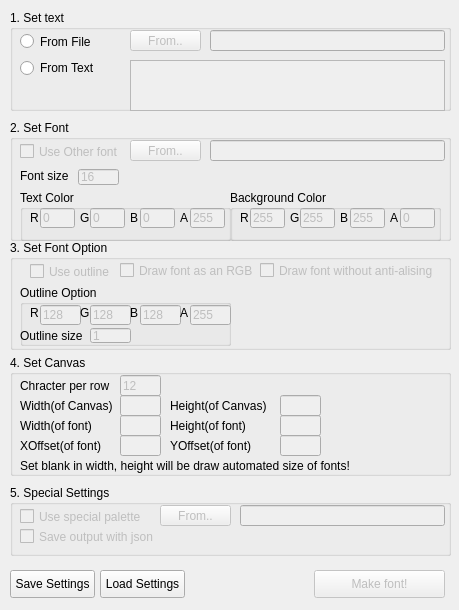
<?xml version="1.0" encoding="UTF-8"?>
<ui version="4.0">
 <class>Drawfontimage</class>
 <widget class="QDialog" name="Drawfontimage">
  <property name="geometry">
   <rect>
    <x>0</x>
    <y>0</y>
    <width>459</width>
    <height>610</height>
   </rect>
  </property>
  <property name="windowTitle">
   <string>Drawfontimage</string>
  </property>
  <widget class="QGroupBox" name="groupBox">
   <property name="geometry">
    <rect>
     <x>10</x>
     <y>10</y>
     <width>441</width>
     <height>101</height>
    </rect>
   </property>
   <property name="title">
    <string>1. Set text</string>
   </property>
   <widget class="QRadioButton" name="rad_fromfile">
    <property name="geometry">
     <rect>
      <x>10</x>
      <y>20</y>
      <width>102</width>
      <height>23</height>
     </rect>
    </property>
    <property name="text">
     <string>From File</string>
    </property>
   </widget>
   <widget class="QRadioButton" name="rad_fromtext">
    <property name="geometry">
     <rect>
      <x>10</x>
      <y>50</y>
      <width>81</width>
      <height>16</height>
     </rect>
    </property>
    <property name="text">
     <string>From Text</string>
    </property>
   </widget>
   <widget class="QPushButton" name="btn_fromfile">
    <property name="enabled">
     <bool>false</bool>
    </property>
    <property name="geometry">
     <rect>
      <x>120</x>
      <y>20</y>
      <width>71</width>
      <height>21</height>
     </rect>
    </property>
    <property name="toolTip">
     <string>&lt;html&gt;&lt;head/&gt;&lt;body&gt;&lt;p&gt;Please select a text file. Support ANY encoding.&lt;/p&gt;&lt;/body&gt;&lt;/html&gt;</string>
    </property>
    <property name="text">
     <string>From..</string>
    </property>
   </widget>
   <widget class="QTextEdit" name="edit_fromtext">
    <property name="enabled">
     <bool>false</bool>
    </property>
    <property name="geometry">
     <rect>
      <x>120</x>
      <y>50</y>
      <width>315</width>
      <height>51</height>
     </rect>
    </property>
    <property name="toolTip">
     <string>&lt;html&gt;&lt;head/&gt;&lt;body&gt;&lt;p&gt;You can type any characters. Each characters will draw onto canvas&lt;/p&gt;&lt;/body&gt;&lt;/html&gt;</string>
    </property>
   </widget>
   <widget class="QLineEdit" name="line_fromfile">
    <property name="enabled">
     <bool>false</bool>
    </property>
    <property name="geometry">
     <rect>
      <x>200</x>
      <y>20</y>
      <width>235</width>
      <height>21</height>
     </rect>
    </property>
    <property name="readOnly">
     <bool>true</bool>
    </property>
   </widget>
  </widget>
  <widget class="QGroupBox" name="groupBox_2">
   <property name="geometry">
    <rect>
     <x>10</x>
     <y>120</y>
     <width>441</width>
     <height>121</height>
    </rect>
   </property>
   <property name="title">
    <string>2. Set Font</string>
   </property>
   <widget class="QLineEdit" name="line_fromotherfont">
    <property name="enabled">
     <bool>false</bool>
    </property>
    <property name="geometry">
     <rect>
      <x>200</x>
      <y>20</y>
      <width>235</width>
      <height>21</height>
     </rect>
    </property>
    <property name="dragEnabled">
     <bool>true</bool>
    </property>
   </widget>
   <widget class="QPushButton" name="btn_otherfont">
    <property name="enabled">
     <bool>false</bool>
    </property>
    <property name="geometry">
     <rect>
      <x>120</x>
      <y>20</y>
      <width>71</width>
      <height>21</height>
     </rect>
    </property>
    <property name="toolTip">
     <string>&lt;html&gt;&lt;head/&gt;&lt;body&gt;&lt;p&gt;Please select font file. Support TTF, OTF file.&lt;/p&gt;&lt;/body&gt;&lt;/html&gt;</string>
    </property>
    <property name="text">
     <string>From..</string>
    </property>
   </widget>
   <widget class="QCheckBox" name="chk_useotherfont">
    <property name="enabled">
     <bool>false</bool>
    </property>
    <property name="geometry">
     <rect>
      <x>10</x>
      <y>20</y>
      <width>111</width>
      <height>23</height>
     </rect>
    </property>
    <property name="toolTip">
     <string>&lt;html&gt;&lt;head/&gt;&lt;body&gt;&lt;p&gt;If you check, you can draw font from specific font file.&lt;/p&gt;&lt;/body&gt;&lt;/html&gt;</string>
    </property>
    <property name="text">
     <string>Use Other font</string>
    </property>
   </widget>
   <widget class="QGroupBox" name="group_textcolor">
    <property name="geometry">
     <rect>
      <x>10</x>
      <y>70</y>
      <width>211</width>
      <height>51</height>
     </rect>
    </property>
    <property name="toolTip">
     <string>&lt;html&gt;&lt;head/&gt;&lt;body&gt;&lt;p&gt;RGB value of text, If you want black, set 0, 0, 0, 255.&lt;/p&gt;&lt;/body&gt;&lt;/html&gt;</string>
    </property>
    <property name="title">
     <string>Text Color</string>
    </property>
    <widget class="QLabel" name="label">
     <property name="geometry">
      <rect>
       <x>10</x>
       <y>20</y>
       <width>21</width>
       <height>16</height>
      </rect>
     </property>
     <property name="text">
      <string>R</string>
     </property>
    </widget>
    <widget class="QLineEdit" name="line_textcolor_R">
     <property name="enabled">
      <bool>false</bool>
     </property>
     <property name="geometry">
      <rect>
       <x>20</x>
       <y>18</y>
       <width>35</width>
       <height>20</height>
      </rect>
     </property>
     <property name="inputMask">
      <string>000</string>
     </property>
     <property name="text">
      <string>0</string>
     </property>
     <property name="maxLength">
      <number>3</number>
     </property>
    </widget>
    <widget class="QLabel" name="label_2">
     <property name="geometry">
      <rect>
       <x>60</x>
       <y>20</y>
       <width>21</width>
       <height>16</height>
      </rect>
     </property>
     <property name="text">
      <string>G</string>
     </property>
    </widget>
    <widget class="QLabel" name="label_3">
     <property name="geometry">
      <rect>
       <x>110</x>
       <y>20</y>
       <width>21</width>
       <height>16</height>
      </rect>
     </property>
     <property name="text">
      <string>B</string>
     </property>
    </widget>
    <widget class="QLineEdit" name="line_textcolor_G">
     <property name="enabled">
      <bool>false</bool>
     </property>
     <property name="geometry">
      <rect>
       <x>70</x>
       <y>18</y>
       <width>35</width>
       <height>20</height>
      </rect>
     </property>
     <property name="inputMask">
      <string>000</string>
     </property>
     <property name="text">
      <string>0</string>
     </property>
     <property name="maxLength">
      <number>3</number>
     </property>
    </widget>
    <widget class="QLineEdit" name="line_textcolor_B">
     <property name="enabled">
      <bool>false</bool>
     </property>
     <property name="geometry">
      <rect>
       <x>120</x>
       <y>18</y>
       <width>35</width>
       <height>20</height>
      </rect>
     </property>
     <property name="inputMask">
      <string>000</string>
     </property>
     <property name="text">
      <string>0</string>
     </property>
     <property name="maxLength">
      <number>3</number>
     </property>
    </widget>
    <widget class="QLabel" name="label_4">
     <property name="geometry">
      <rect>
       <x>160</x>
       <y>20</y>
       <width>21</width>
       <height>16</height>
      </rect>
     </property>
     <property name="text">
      <string>A</string>
     </property>
    </widget>
    <widget class="QLineEdit" name="line_textcolor_A">
     <property name="enabled">
      <bool>false</bool>
     </property>
     <property name="geometry">
      <rect>
       <x>170</x>
       <y>18</y>
       <width>35</width>
       <height>20</height>
      </rect>
     </property>
     <property name="inputMask">
      <string>000</string>
     </property>
     <property name="text">
      <string>255</string>
     </property>
     <property name="maxLength">
      <number>3</number>
     </property>
    </widget>
   </widget>
   <widget class="QGroupBox" name="group_gbcolor">
    <property name="geometry">
     <rect>
      <x>220</x>
      <y>70</y>
      <width>211</width>
      <height>51</height>
     </rect>
    </property>
    <property name="toolTip">
     <string>&lt;html&gt;&lt;head/&gt;&lt;body&gt;&lt;p&gt;RGB value of text, If you want transparent, set A to 0.&lt;/p&gt;&lt;/body&gt;&lt;/html&gt;</string>
    </property>
    <property name="title">
     <string>Background Color</string>
    </property>
    <widget class="QLabel" name="label_5">
     <property name="geometry">
      <rect>
       <x>10</x>
       <y>20</y>
       <width>21</width>
       <height>16</height>
      </rect>
     </property>
     <property name="text">
      <string>R</string>
     </property>
    </widget>
    <widget class="QLineEdit" name="line_background_R">
     <property name="enabled">
      <bool>false</bool>
     </property>
     <property name="geometry">
      <rect>
       <x>20</x>
       <y>18</y>
       <width>35</width>
       <height>20</height>
      </rect>
     </property>
     <property name="inputMask">
      <string>000</string>
     </property>
     <property name="text">
      <string>255</string>
     </property>
     <property name="maxLength">
      <number>3</number>
     </property>
    </widget>
    <widget class="QLabel" name="label_6">
     <property name="geometry">
      <rect>
       <x>60</x>
       <y>20</y>
       <width>21</width>
       <height>16</height>
      </rect>
     </property>
     <property name="text">
      <string>G</string>
     </property>
    </widget>
    <widget class="QLabel" name="label_7">
     <property name="geometry">
      <rect>
       <x>110</x>
       <y>20</y>
       <width>21</width>
       <height>16</height>
      </rect>
     </property>
     <property name="text">
      <string>B</string>
     </property>
    </widget>
    <widget class="QLineEdit" name="line_background_G">
     <property name="enabled">
      <bool>false</bool>
     </property>
     <property name="geometry">
      <rect>
       <x>70</x>
       <y>18</y>
       <width>35</width>
       <height>20</height>
      </rect>
     </property>
     <property name="inputMask">
      <string>000</string>
     </property>
     <property name="text">
      <string>255</string>
     </property>
     <property name="maxLength">
      <number>3</number>
     </property>
    </widget>
    <widget class="QLineEdit" name="line_background_B">
     <property name="enabled">
      <bool>false</bool>
     </property>
     <property name="geometry">
      <rect>
       <x>120</x>
       <y>18</y>
       <width>35</width>
       <height>20</height>
      </rect>
     </property>
     <property name="inputMask">
      <string>000</string>
     </property>
     <property name="text">
      <string>255</string>
     </property>
     <property name="maxLength">
      <number>3</number>
     </property>
    </widget>
    <widget class="QLabel" name="label_8">
     <property name="geometry">
      <rect>
       <x>160</x>
       <y>20</y>
       <width>21</width>
       <height>16</height>
      </rect>
     </property>
     <property name="text">
      <string>A</string>
     </property>
    </widget>
    <widget class="QLineEdit" name="line_background_A">
     <property name="enabled">
      <bool>false</bool>
     </property>
     <property name="geometry">
      <rect>
       <x>170</x>
       <y>18</y>
       <width>35</width>
       <height>20</height>
      </rect>
     </property>
     <property name="inputMask">
      <string>000</string>
     </property>
     <property name="text">
      <string>0</string>
     </property>
     <property name="maxLength">
      <number>3</number>
     </property>
    </widget>
   </widget>
   <widget class="QLabel" name="label_fontsize">
    <property name="geometry">
     <rect>
      <x>10</x>
      <y>47</y>
      <width>56</width>
      <height>18</height>
     </rect>
    </property>
    <property name="text">
     <string>Font size</string>
    </property>
   </widget>
   <widget class="QLineEdit" name="line_fontsize">
    <property name="enabled">
     <bool>false</bool>
    </property>
    <property name="geometry">
     <rect>
      <x>68</x>
      <y>49</y>
      <width>41</width>
      <height>16</height>
     </rect>
    </property>
    <property name="toolTip">
     <string>&lt;html&gt;&lt;head/&gt;&lt;body&gt;&lt;p&gt;Set size (in point).&lt;/p&gt;&lt;/body&gt;&lt;/html&gt;</string>
    </property>
    <property name="text">
     <string>16</string>
    </property>
   </widget>
  </widget>
  <widget class="QGroupBox" name="groupBox_3">
   <property name="geometry">
    <rect>
     <x>10</x>
     <y>240</y>
     <width>441</width>
     <height>110</height>
    </rect>
   </property>
   <property name="title">
    <string>3. Set Font Option</string>
   </property>
   <widget class="QCheckBox" name="chk_useoutline">
    <property name="enabled">
     <bool>false</bool>
    </property>
    <property name="geometry">
     <rect>
      <x>20</x>
      <y>20</y>
      <width>111</width>
      <height>23</height>
     </rect>
    </property>
    <property name="text">
     <string>Use outline</string>
    </property>
   </widget>
   <widget class="QGroupBox" name="group_outline">
    <property name="geometry">
     <rect>
      <x>10</x>
      <y>45</y>
      <width>211</width>
      <height>61</height>
     </rect>
    </property>
    <property name="title">
     <string>Outline Option</string>
    </property>
    <widget class="QLabel" name="label_9">
     <property name="geometry">
      <rect>
       <x>10</x>
       <y>20</y>
       <width>21</width>
       <height>16</height>
      </rect>
     </property>
     <property name="text">
      <string>R</string>
     </property>
    </widget>
    <widget class="QLineEdit" name="line_outline_R">
     <property name="enabled">
      <bool>false</bool>
     </property>
     <property name="geometry">
      <rect>
       <x>20</x>
       <y>20</y>
       <width>41</width>
       <height>20</height>
      </rect>
     </property>
     <property name="inputMask">
      <string>000</string>
     </property>
     <property name="text">
      <string>128</string>
     </property>
     <property name="maxLength">
      <number>3</number>
     </property>
    </widget>
    <widget class="QLabel" name="label_10">
     <property name="geometry">
      <rect>
       <x>60</x>
       <y>20</y>
       <width>21</width>
       <height>16</height>
      </rect>
     </property>
     <property name="text">
      <string>G</string>
     </property>
    </widget>
    <widget class="QLabel" name="label_11">
     <property name="geometry">
      <rect>
       <x>110</x>
       <y>20</y>
       <width>21</width>
       <height>16</height>
      </rect>
     </property>
     <property name="text">
      <string>B</string>
     </property>
    </widget>
    <widget class="QLineEdit" name="line_outline_G">
     <property name="enabled">
      <bool>false</bool>
     </property>
     <property name="geometry">
      <rect>
       <x>70</x>
       <y>20</y>
       <width>41</width>
       <height>20</height>
      </rect>
     </property>
     <property name="inputMask">
      <string>000</string>
     </property>
     <property name="text">
      <string>128</string>
     </property>
     <property name="maxLength">
      <number>3</number>
     </property>
    </widget>
    <widget class="QLineEdit" name="line_outline_B">
     <property name="enabled">
      <bool>false</bool>
     </property>
     <property name="geometry">
      <rect>
       <x>120</x>
       <y>20</y>
       <width>41</width>
       <height>20</height>
      </rect>
     </property>
     <property name="inputMask">
      <string>000</string>
     </property>
     <property name="text">
      <string>128</string>
     </property>
     <property name="maxLength">
      <number>3</number>
     </property>
    </widget>
    <widget class="QLabel" name="label_12">
     <property name="geometry">
      <rect>
       <x>160</x>
       <y>20</y>
       <width>21</width>
       <height>16</height>
      </rect>
     </property>
     <property name="text">
      <string>A</string>
     </property>
    </widget>
    <widget class="QLineEdit" name="line_outline_A">
     <property name="enabled">
      <bool>false</bool>
     </property>
     <property name="geometry">
      <rect>
       <x>170</x>
       <y>20</y>
       <width>41</width>
       <height>20</height>
      </rect>
     </property>
     <property name="inputMask">
      <string>000</string>
     </property>
     <property name="text">
      <string>255</string>
     </property>
     <property name="maxLength">
      <number>3</number>
     </property>
    </widget>
    <widget class="QLabel" name="label_14">
     <property name="geometry">
      <rect>
       <x>0</x>
       <y>40</y>
       <width>71</width>
       <height>21</height>
      </rect>
     </property>
     <property name="text">
      <string>Outline size</string>
     </property>
    </widget>
    <widget class="QLineEdit" name="line_outline_size">
     <property name="enabled">
      <bool>false</bool>
     </property>
     <property name="geometry">
      <rect>
       <x>70</x>
       <y>43</y>
       <width>41</width>
       <height>15</height>
      </rect>
     </property>
     <property name="text">
      <string>1</string>
     </property>
    </widget>
   </widget>
   <widget class="QCheckBox" name="chk_useRGB">
    <property name="enabled">
     <bool>false</bool>
    </property>
    <property name="geometry">
     <rect>
      <x>110</x>
      <y>20</y>
      <width>141</width>
      <height>21</height>
     </rect>
    </property>
    <property name="text">
     <string>Draw font as an RGB</string>
    </property>
   </widget>
   <widget class="QCheckBox" name="chk_usealiasing">
    <property name="enabled">
     <bool>false</bool>
    </property>
    <property name="geometry">
     <rect>
      <x>250</x>
      <y>20</y>
      <width>201</width>
      <height>21</height>
     </rect>
    </property>
    <property name="text">
     <string>Draw font without anti-alising</string>
    </property>
   </widget>
  </widget>
  <widget class="QGroupBox" name="groupBox_4">
   <property name="geometry">
    <rect>
     <x>10</x>
     <y>355</y>
     <width>441</width>
     <height>121</height>
    </rect>
   </property>
   <property name="title">
    <string>4. Set Canvas</string>
   </property>
   <widget class="QLabel" name="label_15">
    <property name="geometry">
     <rect>
      <x>10</x>
      <y>20</y>
      <width>101</width>
      <height>21</height>
     </rect>
    </property>
    <property name="text">
     <string>Chracter per row</string>
    </property>
   </widget>
   <widget class="QLineEdit" name="line_column">
    <property name="enabled">
     <bool>false</bool>
    </property>
    <property name="geometry">
     <rect>
      <x>110</x>
      <y>20</y>
      <width>41</width>
      <height>21</height>
     </rect>
    </property>
    <property name="inputMask">
     <string>000</string>
    </property>
    <property name="text">
     <string>12</string>
    </property>
    <property name="maxLength">
     <number>3</number>
    </property>
   </widget>
   <widget class="QLabel" name="label_16">
    <property name="geometry">
     <rect>
      <x>10</x>
      <y>40</y>
      <width>101</width>
      <height>21</height>
     </rect>
    </property>
    <property name="toolTip">
     <string>&lt;html&gt;&lt;head/&gt;&lt;body&gt;&lt;p&gt;The width of Canvas.&lt;/p&gt;&lt;/body&gt;&lt;/html&gt;</string>
    </property>
    <property name="text">
     <string>Width(of Canvas)</string>
    </property>
   </widget>
   <widget class="QLineEdit" name="line_iwidth">
    <property name="enabled">
     <bool>false</bool>
    </property>
    <property name="geometry">
     <rect>
      <x>110</x>
      <y>40</y>
      <width>41</width>
      <height>21</height>
     </rect>
    </property>
    <property name="inputMask">
     <string/>
    </property>
    <property name="text">
     <string/>
    </property>
    <property name="maxLength">
     <number>32767</number>
    </property>
   </widget>
   <widget class="QLabel" name="label_17">
    <property name="geometry">
     <rect>
      <x>10</x>
      <y>100</y>
      <width>391</width>
      <height>21</height>
     </rect>
    </property>
    <property name="text">
     <string>Set blank in width, height will be draw automated size of fonts!</string>
    </property>
   </widget>
   <widget class="QLabel" name="label_18">
    <property name="geometry">
     <rect>
      <x>160</x>
      <y>40</y>
      <width>101</width>
      <height>21</height>
     </rect>
    </property>
    <property name="toolTip">
     <string>&lt;html&gt;&lt;head/&gt;&lt;body&gt;&lt;p&gt;The height  of Canvas.&lt;/p&gt;&lt;/body&gt;&lt;/html&gt;</string>
    </property>
    <property name="text">
     <string>Height(of Canvas)</string>
    </property>
   </widget>
   <widget class="QLineEdit" name="line_iheight">
    <property name="enabled">
     <bool>false</bool>
    </property>
    <property name="geometry">
     <rect>
      <x>270</x>
      <y>40</y>
      <width>41</width>
      <height>21</height>
     </rect>
    </property>
    <property name="inputMask">
     <string/>
    </property>
    <property name="text">
     <string/>
    </property>
    <property name="maxLength">
     <number>32767</number>
    </property>
   </widget>
   <widget class="QLabel" name="label_19">
    <property name="geometry">
     <rect>
      <x>10</x>
      <y>60</y>
      <width>101</width>
      <height>21</height>
     </rect>
    </property>
    <property name="toolTip">
     <string>&lt;html&gt;&lt;head/&gt;&lt;body&gt;&lt;p&gt;The width of each character. (Canvas width = [Character per row] * [Width of font])&lt;/p&gt;&lt;/body&gt;&lt;/html&gt;</string>
    </property>
    <property name="text">
     <string>Width(of font)</string>
    </property>
   </widget>
   <widget class="QLineEdit" name="line_cheight">
    <property name="enabled">
     <bool>false</bool>
    </property>
    <property name="geometry">
     <rect>
      <x>270</x>
      <y>60</y>
      <width>41</width>
      <height>21</height>
     </rect>
    </property>
    <property name="inputMask">
     <string/>
    </property>
    <property name="text">
     <string/>
    </property>
    <property name="maxLength">
     <number>32767</number>
    </property>
   </widget>
   <widget class="QLabel" name="label_20">
    <property name="geometry">
     <rect>
      <x>160</x>
      <y>60</y>
      <width>101</width>
      <height>21</height>
     </rect>
    </property>
    <property name="toolTip">
     <string>&lt;html&gt;&lt;head/&gt;&lt;body&gt;&lt;p&gt;The height of each character.&lt;/p&gt;&lt;/body&gt;&lt;/html&gt;</string>
    </property>
    <property name="text">
     <string>Height(of font)</string>
    </property>
   </widget>
   <widget class="QLineEdit" name="line_cwidth">
    <property name="enabled">
     <bool>false</bool>
    </property>
    <property name="geometry">
     <rect>
      <x>110</x>
      <y>60</y>
      <width>41</width>
      <height>21</height>
     </rect>
    </property>
    <property name="inputMask">
     <string/>
    </property>
    <property name="text">
     <string/>
    </property>
    <property name="maxLength">
     <number>32767</number>
    </property>
   </widget>
   <widget class="QLineEdit" name="line_xoffset">
    <property name="enabled">
     <bool>false</bool>
    </property>
    <property name="geometry">
     <rect>
      <x>110</x>
      <y>80</y>
      <width>41</width>
      <height>21</height>
     </rect>
    </property>
    <property name="inputMask">
     <string/>
    </property>
    <property name="text">
     <string/>
    </property>
    <property name="maxLength">
     <number>32767</number>
    </property>
   </widget>
   <widget class="QLabel" name="label_21">
    <property name="geometry">
     <rect>
      <x>160</x>
      <y>80</y>
      <width>101</width>
      <height>21</height>
     </rect>
    </property>
    <property name="toolTip">
     <string>&lt;html&gt;&lt;head/&gt;&lt;body&gt;&lt;p&gt;Set offset position of each character from top, in pixel.&lt;/p&gt;&lt;/body&gt;&lt;/html&gt;</string>
    </property>
    <property name="text">
     <string>YOffset(of font)</string>
    </property>
   </widget>
   <widget class="QLineEdit" name="line_yoffset">
    <property name="enabled">
     <bool>false</bool>
    </property>
    <property name="geometry">
     <rect>
      <x>270</x>
      <y>80</y>
      <width>41</width>
      <height>21</height>
     </rect>
    </property>
    <property name="inputMask">
     <string/>
    </property>
    <property name="text">
     <string/>
    </property>
    <property name="maxLength">
     <number>32767</number>
    </property>
   </widget>
   <widget class="QLabel" name="label_22">
    <property name="geometry">
     <rect>
      <x>10</x>
      <y>80</y>
      <width>101</width>
      <height>21</height>
     </rect>
    </property>
    <property name="toolTip">
     <string>&lt;html&gt;&lt;head/&gt;&lt;body&gt;&lt;p&gt;Set offset position of each character from left, in pixel.&lt;/p&gt;&lt;/body&gt;&lt;/html&gt;</string>
    </property>
    <property name="text">
     <string>XOffset(of font)</string>
    </property>
   </widget>
  </widget>
  <widget class="QGroupBox" name="groupBox_5">
   <property name="geometry">
    <rect>
     <x>10</x>
     <y>485</y>
     <width>441</width>
     <height>71</height>
    </rect>
   </property>
   <property name="title">
    <string>5. Special Settings</string>
   </property>
   <widget class="QCheckBox" name="chk_usespecialpalette">
    <property name="enabled">
     <bool>false</bool>
    </property>
    <property name="geometry">
     <rect>
      <x>10</x>
      <y>20</y>
      <width>131</width>
      <height>23</height>
     </rect>
    </property>
    <property name="text">
     <string>Use special palette</string>
    </property>
   </widget>
   <widget class="QLineEdit" name="line_spepal">
    <property name="enabled">
     <bool>false</bool>
    </property>
    <property name="geometry">
     <rect>
      <x>230</x>
      <y>20</y>
      <width>205</width>
      <height>21</height>
     </rect>
    </property>
    <property name="readOnly">
     <bool>true</bool>
    </property>
   </widget>
   <widget class="QPushButton" name="btn_spepal">
    <property name="enabled">
     <bool>false</bool>
    </property>
    <property name="geometry">
     <rect>
      <x>150</x>
      <y>20</y>
      <width>71</width>
      <height>21</height>
     </rect>
    </property>
    <property name="toolTip">
     <string>&lt;html&gt;&lt;head/&gt;&lt;body&gt;&lt;p&gt;Please select a text file. Support RIFF file.&lt;/p&gt;&lt;/body&gt;&lt;/html&gt;</string>
    </property>
    <property name="text">
     <string>From..</string>
    </property>
   </widget>
   <widget class="QCheckBox" name="chk_savejson">
    <property name="enabled">
     <bool>false</bool>
    </property>
    <property name="geometry">
     <rect>
      <x>10</x>
      <y>40</y>
      <width>151</width>
      <height>23</height>
     </rect>
    </property>
    <property name="text">
     <string>Save output with json</string>
    </property>
   </widget>
  </widget>
  <widget class="QPushButton" name="btn_save">
   <property name="geometry">
    <rect>
     <x>10</x>
     <y>570</y>
     <width>85</width>
     <height>28</height>
    </rect>
   </property>
   <property name="text">
    <string>Save Settings</string>
   </property>
  </widget>
  <widget class="QPushButton" name="btn_load">
   <property name="geometry">
    <rect>
     <x>100</x>
     <y>570</y>
     <width>85</width>
     <height>28</height>
    </rect>
   </property>
   <property name="text">
    <string>Load Settings</string>
   </property>
  </widget>
  <widget class="QPushButton" name="btn_build">
   <property name="enabled">
    <bool>false</bool>
   </property>
   <property name="geometry">
    <rect>
     <x>314</x>
     <y>570</y>
     <width>131</width>
     <height>28</height>
    </rect>
   </property>
   <property name="text">
    <string>Make font!</string>
   </property>
  </widget>
 </widget>
 <resources/>
 <connections/>
</ui>
